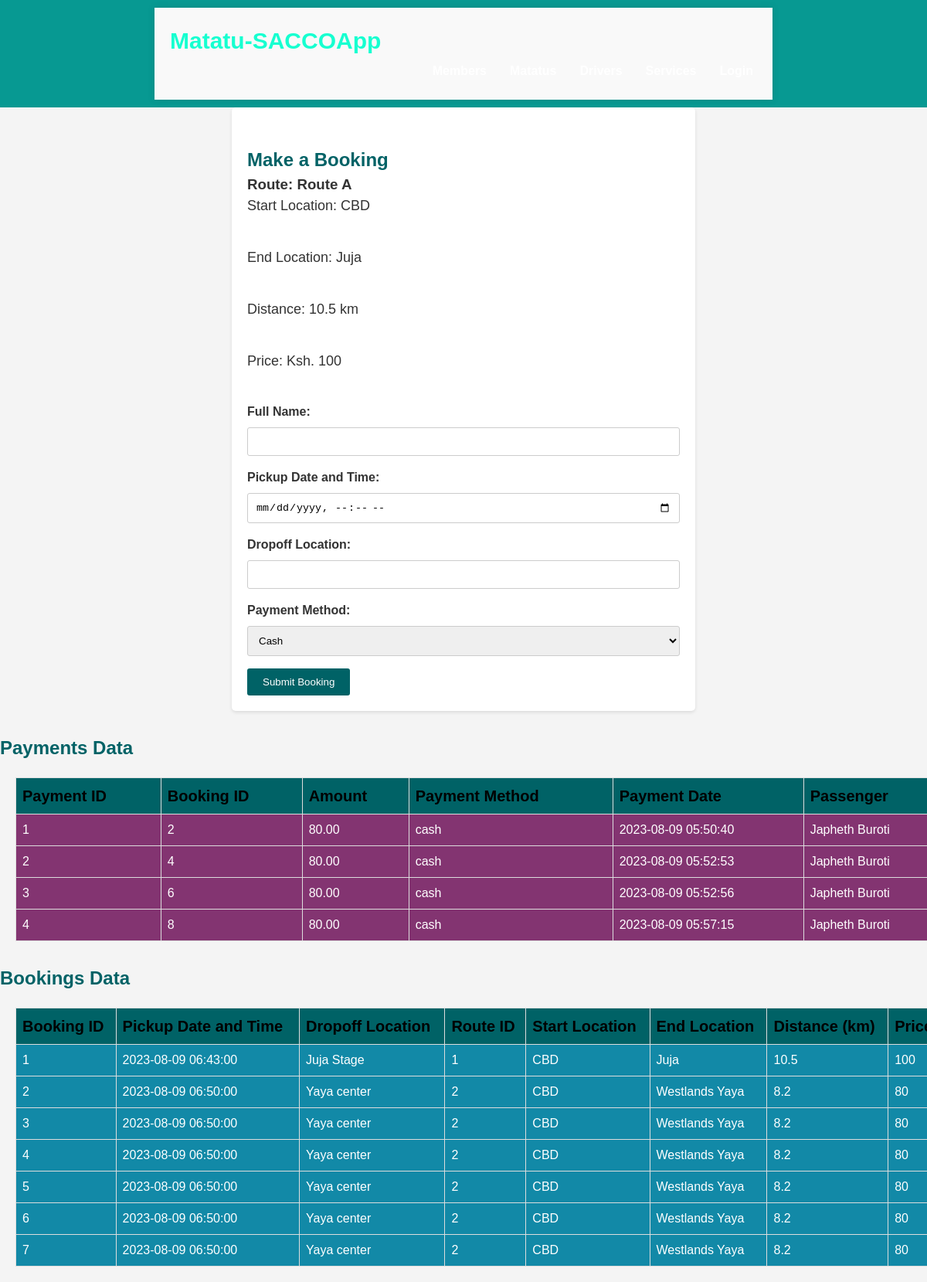
/pages/bookings.php?route_id=1, run on the app's committed database.
### tables this page shows
CREATE TABLE `routes` (
  `route_id` int(11) NOT NULL,
  `route_name` varchar(255) NOT NULL,
  `start_location` varchar(255) NOT NULL,
  `end_location` varchar(255) NOT NULL,
  `distance` float NOT NULL,
  `price` varchar(255) NOT NULL
);

CREATE TABLE `payments` (
  `payment_id` int(11) NOT NULL,
  `booking_id` int(11) NOT NULL,
  `amount` decimal(10,2) NOT NULL,
  `payment_method` varchar(255) NOT NULL,
  `payment_date` datetime NOT NULL,
  `passenger` varchar(100) NOT NULL
);

CREATE TABLE `bookings` (
  `booking_id` int(11) NOT NULL,
  `pickup_datetime` datetime NOT NULL,
  `dropoff_location` varchar(255) NOT NULL,
  `route_id` int(11) NOT NULL,
  `start_location` varchar(100) NOT NULL,
  `end_location` varchar(100) NOT NULL,
  `distance` varchar(100) NOT NULL,
  `price` varchar(100) NOT NULL
);

### pages/bookings.php (the view, shortened to what this page needs)
<!DOCTYPE html>
<html lang="en">
<head>
    <link rel="stylesheet" href="../css/custom-styles.css">
    <link rel="stylesheet" href="../css/matatus.css">
</head>
<body>
    <?php include 'dbconnect.php'; ?>
    <?php include 'header.php'; ?>
    <section id="booking-form">
        <h2>Make a Booking</h2>
        <?php
        $route_id = $_GET['route_id'];
        $route_query = "SELECT * FROM routes WHERE route_id = $route_id";
        $route_result = $db->query($route_query);
        $route = $route_result->fetch_assoc();
        if ($route) {
            echo "<h3>Route: " . $route['route_name'] . "</h3>";
            echo "<p>Start Location: " . $route['start_location'] . "</p>";
            echo "<p>End Location: " . $route['end_location'] . "</p>";
            echo "<p>Distance: " . $route['distance'] . " km</p>";
            echo "<p>Price: Ksh. " . $route['price'] . "</p>";
            echo "<form method='post'>";
            echo "<label for='name'>Full Name:</label>";
            echo "<input type='text' name='name' required>";
            echo "<label for='pickup_datetime'>Pickup Date and Time:</label>";
            echo "<input type='datetime-local' name='pickup_datetime' required>";
            echo "<label for='dropoff_location'>Dropoff Location:</label>";
            echo "<input type='text' name='dropoff_location' required>";
            echo "<label for='payment_method'>Payment Method:</label>";
            echo "<select name='payment_method' required>";
            echo "<option value='cash'>Cash</option>";
            echo "</select>";
            echo "<button type='submit' name='submit_booking'>Submit Booking</button>";
            echo "</form>";
        } else {
            echo "Route not found.";
        }
        ?>
    </section>
    <?php
include 'dbconnect.php';
$queryPayments = "SELECT * FROM payments";
$resultPayments = $db->query($queryPayments);
if ($resultPayments->num_rows > 0) {
    echo "<h2>Payments Data</h2>";
    echo "<table id='mytable1'>";
    echo "<tr><th>Payment ID</th><th>Booking ID</th><th>Amount</th><th>Payment Method</th><th>Payment Date</th><th>Passenger</th></tr>";
    while ($row = $resultPayments->fetch_assoc()) {
        echo "<tr>";
        echo "<td>" . $row['payment_id'] . "</td>";
        echo "<td>" . $row['booking_id'] . "</td>";
        echo "<td>" . $row['amount'] . "</td>";
        echo "<td>" . $row['payment_method'] . "</td>";
        echo "<td>" . $row['payment_date'] . "</td>";
        echo "<td>" . $row['passenger'] . "</td>";
        echo "</tr>";
    }
    echo "</table>";
} else {
    echo "No payments found.";
}
?>
<?php
include 'dbconnect.php';
$queryBookings = "SELECT * FROM bookings";
$resultBookings = $db->query($queryBookings);
if ($resultBookings->num_rows > 0) {
    echo "<h2>Bookings Data</h2>";
    echo "<table id='mytable'>";
    echo "<tr><th>Booking ID</th><th>Pickup Date and Time</th><th>Dropoff Location</th><th>Route ID</th><th>Start Location</th><th>End Location</th><th>Distance (km)</th><th>Price</th></tr>";
    while ($row = $resultBookings->fetch_assoc()) {
        echo "<tr>";
        echo "<td>" . $row['booking_id'] . "</td>";
        echo "<td>" . $row['pickup_datetime'] . "</td>";
        echo "<td>" . $row['dropoff_location'] . "</td>";
        echo "<td>" . $row['route_id'] . "</td>";
        echo "<td>" . $row['start_location'] . "</td>";
        echo "<td>" . $row['end_location'] . "</td>";
        echo "<td>" . $row['distance'] . "</td>";
        echo "<td>" . $row['price'] . "</td>";
        echo "</tr>";
    }
    echo "</table>";
} else {
    echo "No bookings found.";
}
?>
</body>
</html>

### pages/header.php
<header>
    <nav class="navbar">
      <div class="container">
        <a id="mylogo" class="navbar-brand" href="home.php">Matatu-SACCOApp</a>
        <ul class="nav-links">
          <li><a href="members.php">Members</a></li>
          <li><a href="matatus.php">Matatus</a></li>
          <li><a href="drivers.php">Drivers</a></li>
          <li><a href="services.php">Services</a></li>
          <?php if (isset($_SESSION['username'])): ?>
                    <li><a href="logout.php">Logout</a></li>
                <?php else: ?>
                    <li><a href="login.php">Login</a></li>
                <?php endif; ?>
        </ul>
      </div>
    </nav>
  </header>

### css/custom-styles.css (style rules this page uses)
* { margin: 0; padding: 0; box-sizing: border-box; }
body { font-family: Arial, sans-serif; line-height: 1.5; }
.container { max-width: 1200px; margin: 0 auto; padding: 20px; }
.navbar { background-color:#079992; color: #fff; padding: 10px 0; }
.navbar-brand { font-size: 24px; font-weight: bold; text-decoration: none; }
.nav-links { list-style: none; display: flex; justify-content: flex-end; }
.nav-links li { margin-left: 20px; padding: 5px 5px; }
.nav-links a { position: relative; color: #fff; font-weight: 700; text-decoration: none; overflow: hidden; }
.nav-links a::before, .nav-links a::after { content: ""; position: absolute; width: 50%; height: 2px; bottom: -2px; background-color: #fff; transform: scaleX(0); transform-origin: center; transition: transform 0.3s ease; }
.nav-links a::before { left: 50%; }
.nav-links a::after { right: 50%; }
p { font-size: 18px; margin-bottom: 40px; }
* { scrollbar-width: thin; scrollbar-color: #8500c2 #f1f1f1; }
a { text-decoration: none; }
#mylogo { color: rgb(22, 255, 208); font-size: 30px; }

### pages/bookings.php (style rules this page uses)
* { margin: 0; padding: 0; box-sizing: border-box; }
body { background-color: #f4f4f4; color: #333; font-family: Arial, sans-serif; }
#booking-form { max-width: 600px; margin: 0 auto; padding: 20px; background-color: #fff; border-radius: 5px; box-shadow: 0 2px 4px rgba(0, 0, 0, 0.1); }
form label { display: block; margin-bottom: 8px; font-weight: bold; }
form input[type="text"], form input[type="datetime-local"], form select { width: 100%; padding: 10px; margin-bottom: 16px; border: 1px solid #ccc; border-radius: 3px; }
form button[type="submit"] { background-color: #006266; color: #fff; padding: 10px 20px; border: none; border-radius: 3px; cursor: pointer; transition: background-color 0.3s ease; }
table { border-collapse: collapse; width: 100%; margin-top: 20px; }
table, th, td { border: 1px solid #ddd; }
th, td { padding: 8px; text-align: left; }
th { background-color: #f2f2f2; font-weight: bold; }
h2 { margin-top: 30px; }
.container { max-width: 800px; margin: 0 auto; padding: 20px; background-color: #f9f9f9; box-shadow: 0px 0px 10px rgba(0, 0, 0, 0.1); }
table { border-collapse: collapse; width: 100%; margin-top: 20px; animation: fadeIn 0.5s ease-in-out; margin: 20px; color: white; }
th { background-color: #f2f2f2; font-weight: bold; font-size: 20px; color: black; background: #006266; }
h2 { margin-top: 30px; color: #006266; font-size: 24px; }
#mytable { background: #1289A7; }
#mytable1 { background: #833471; }

### data on the page
routes: route_name "Route A", start_location "CBD", end_location "Juja", distance "10.5", price "100"
payments: payment_id "1", booking "2", amount "80.00", payment_method "cash", payment_date "2023-08-09 05:50:40", passenger "Japheth Buroti"
payments: payment_id "2", booking "4", amount "80.00", payment_method "cash", payment_date "2023-08-09 05:52:53", passenger "Japheth Buroti"
payments: payment_id "3", booking "6", amount "80.00", payment_method "cash", payment_date "2023-08-09 05:52:56", passenger "Japheth Buroti"
payments: payment_id "4", booking "8", amount "80.00", payment_method "cash", payment_date "2023-08-09 05:57:15", passenger "Japheth Buroti"
bookings: booking_id "1", pickup_datetime "2023-08-09 06:43:00", dropoff_location "Juja Stage", route "1", start_location "CBD", end_location "Juja", distance "10.5", price "100"
bookings: booking_id "2", pickup_datetime "2023-08-09 06:50:00", dropoff_location "Yaya center", route "2", start_location "CBD", end_location "Westlands Yaya", distance "8.2", price "80"
bookings: booking_id "3", pickup_datetime "2023-08-09 06:50:00", dropoff_location "Yaya center", route "2", start_location "CBD", end_location "Westlands Yaya", distance "8.2", price "80"
bookings: booking_id "4", pickup_datetime "2023-08-09 06:50:00", dropoff_location "Yaya center", route "2", start_location "CBD", end_location "Westlands Yaya", distance "8.2", price "80"
bookings: booking_id "5", pickup_datetime "2023-08-09 06:50:00", dropoff_location "Yaya center", route "2", start_location "CBD", end_location "Westlands Yaya", distance "8.2", price "80"
bookings: booking_id "6", pickup_datetime "2023-08-09 06:50:00", dropoff_location "Yaya center", route "2", start_location "CBD", end_location "Westlands Yaya", distance "8.2", price "80"
bookings: booking_id "7", pickup_datetime "2023-08-09 06:50:00", dropoff_location "Yaya center", route "2", start_location "CBD", end_location "Westlands Yaya", distance "8.2", price "80"
